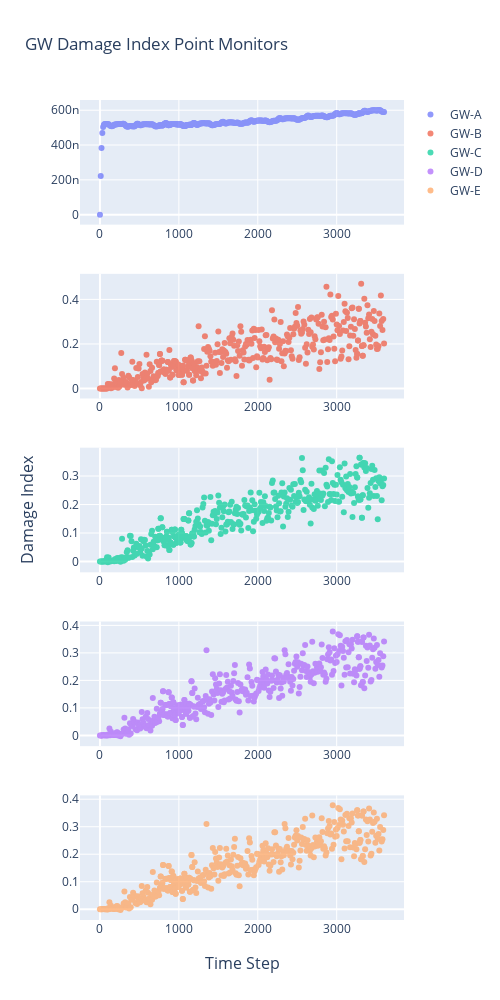

Source (notebook cell):
### Code cell
color10_16 = ['#636EFA', '#EF553B', '#00CC96', '#AB63FA', '#FFA15A', '#19D3F3', '#FF6692', '#B6E880', '#FF97FF',
              '#FECB52']
scatter_opacity = 0.7
mean_opacity = scatter_opacity

fig = make_subplots(
    rows=5,
    cols=1,
    shared_xaxes=False,
    x_title="Time Step",
    y_title="Damage Index")
# subplot_titles=("Point A", "Quadrant 2"))

fig.add_trace(go.Scatter(x=resid_dict['point-GW-a.out']['Time Step'],
                         y=resid_dict['point-GW-a.out']['point-gw-a'],
                         mode='markers',
                         opacity=scatter_opacity,
                         name='GW-A',
                         line=dict(color=color10_16[0])),
              row=1, col=1)
# fig.add_trace(go.Scatter(x=bin_df['bin_centres'],
#                          y=bin_df['point-gw-a_bin_mean'],
#                          mode='markers+lines',
#                          name='Mean +/- STD',
#                          line=dict(color='black'),
#                          opacity=.55,
#                          error_x_array=bin_df['point-gw-a_std'],
#                          showlegend=False),
#               row=1, col=1)

fig.add_trace(go.Scatter(x=resid_dict['point-GW-b.out']['Time Step'],
                         y=resid_dict['point-GW-b.out']['point-gw-b'],
                         mode='markers',
                         opacity=scatter_opacity,
                         name='GW-B',
                         line=dict(color=color10_16[1])),
              row=2, col=1)
# fig.add_trace(go.Scatter(x=bin_df['bin_centres'],
#                          y=bin_df['point-gw-b_bin_mean'],
#                          mode='markers+lines',
#                          name='Mean +/- STD',
#                          line=dict(color='black'),
#                          opacity=.55,
#                          error_x_array=bin_df['point-gw-b_std'],
#                          showlegend=False),
#               row=2, col=1)

fig.add_trace(go.Scatter(x=resid_dict['point-GW-c.out']['Time Step'],
                         y=resid_dict['point-GW-c.out']['point-gw-c'],
                         mode='markers',
                         opacity=scatter_opacity,
                         name='GW-C',
                         line=dict(color=color10_16[2]),
                         showlegend=True),
              row=3, col=1)
# fig.add_trace(go.Scatter(x=bin_df['bin_centres'],
#                          y=bin_df['point-gw-c_bin_mean'],
#                          mode='markers+lines',
#                          name='Mean +/- STD',
#                          line=dict(color='black'),
#                          opacity=.55,
#                          error_x_array=bin_df['point-gw-c_std'],
#                          showlegend=False),
#               row=3, col=1)

fig.add_trace(go.Scatter(x=resid_dict['point-GW-d.out']['Time Step'],
                         y=resid_dict['point-GW-d.out']['point-gw-d'],
                         mode='markers',
                         opacity=scatter_opacity,
                         name='GW-D',
                         line=dict(color=color10_16[3]),
                         showlegend=True),
              row=4, col=1)
# fig.add_trace(go.Scatter(x=bin_df['bin_centres'],
#                          y=bin_df['point-gw-d_bin_mean'],
#                          mode='markers+lines',
#                          name='Mean +/- STD',
#                          line=dict(color='black'),
#                          opacity=.55,
#                          error_x_array=bin_df['point-gw-d_std'],
#                          showlegend=False),
#               row=4, col=1)

fig.add_trace(go.Scatter(x=resid_dict['point-GW-e.out']['Time Step'],
                         y=resid_dict['point-GW-e.out']['point-gw-e'],
                         mode='markers',
                         opacity=scatter_opacity,
                         name='GW-E',
                         line=dict(color=color10_16[4]),
                         showlegend=True),
              row=5, col=1)
# fig.add_trace(go.Scatter(x=bin_df['bin_centres'],
#                          y=bin_df['point-gw-e_bin_mean'],
#                          mode='markers+lines',
#                          name='Mean +/- STD',
#                          line=dict(color='black'),
#                          opacity=.55,
#                          error_x_array=bin_df['point-gw-e_std'],
#                          showlegend=True),
#               row=5, col=1)

fig.update_layout(height=1000, width=500,
                  title_text="GW Damage Index Point Monitors")

fig.show()

### Figure 1 — Plotly figure (JSON) as saved in the notebook; plotly's stock layout.template omitted (floating-point values rounded to 4 significant figures; data arrays with more than 128 entries replaced by an {"elided": "..."} marker saying what was removed)
{"data": [{"line": {"color": "#636EFA"}, "mode": "markers", "name": "GW-A", "opacity": 0.7, "type": "scatter", "x": {"elided": "413 int values"}, "xaxis": "x", "y": {"elided": "413 float values"}, "yaxis": "y"}, {"line": {"color": "#EF553B"}, "mode": "markers", "name": "GW-B", "opacity": 0.7, "type": "scatter", "x": {"elided": "414 int values"}, "xaxis": "x2", "y": {"elided": "414 float values"}, "yaxis": "y2"}, {"line": {"color": "#00CC96"}, "mode": "markers", "name": "GW-C", "opacity": 0.7, "showlegend": true, "type": "scatter", "x": {"elided": "417 int values"}, "xaxis": "x3", "y": {"elided": "417 float values"}, "yaxis": "y3"}, {"line": {"color": "#AB63FA"}, "mode": "markers", "name": "GW-D", "opacity": 0.7, "showlegend": true, "type": "scatter", "x": {"elided": "416 int values"}, "xaxis": "x4", "y": {"elided": "416 float values"}, "yaxis": "y4"}, {"line": {"color": "#FFA15A"}, "mode": "markers", "name": "GW-E", "opacity": 0.7, "showlegend": true, "type": "scatter", "x": {"elided": "416 int values"}, "xaxis": "x5", "y": {"elided": "416 float values"}, "yaxis": "y5"}], "layout": {"annotations": [{"font": {"size": 16}, "showarrow": false, "text": "Time Step", "x": 0.5, "xanchor": "center", "xref": "paper", "y": 0, "yanchor": "top", "yref": "paper", "yshift": -30}, {"font": {"size": 16}, "showarrow": false, "text": "Damage Index", "textangle": -90, "x": 0, "xanchor": "right", "xref": "paper", "xshift": -40, "y": 0.5, "yanchor": "middle", "yref": "paper"}], "height": 1000, "title": {"text": "GW Damage Index Point Monitors"}, "width": 500, "xaxis": {"anchor": "y", "domain": [0.0, 1.0]}, "xaxis2": {"anchor": "y2", "domain": [0.0, 1.0]}, "xaxis3": {"anchor": "y3", "domain": [0.0, 1.0]}, "xaxis4": {"anchor": "y4", "domain": [0.0, 1.0]}, "xaxis5": {"anchor": "y5", "domain": [0.0, 1.0]}, "yaxis": {"anchor": "x", "domain": [0.848, 1.0]}, "yaxis2": {"anchor": "x2", "domain": [0.636, 0.788]}, "yaxis3": {"anchor": "x3", "domain": [0.424, 0.576]}, "yaxis4": {"anchor": "x4", "domain": [0.212, 0.364]}, "yaxis5": {"anchor": "x5", "domain": [0.0, 0.152]}}}
